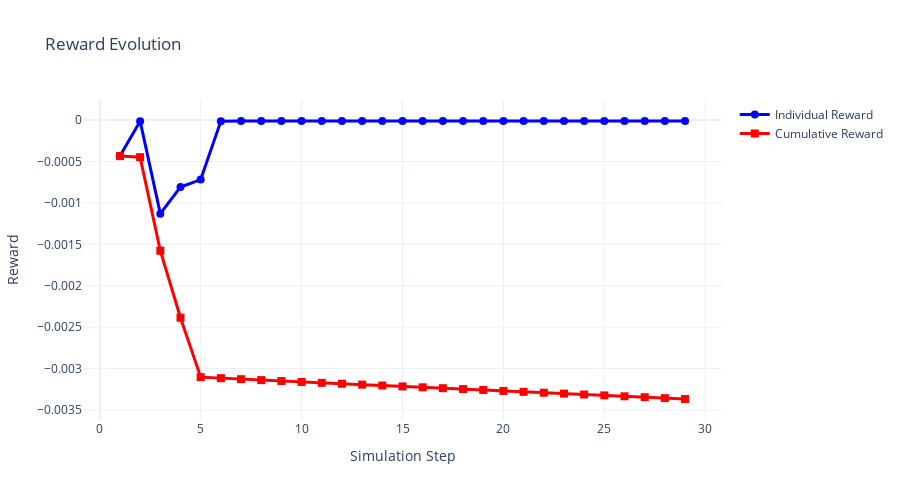

Notebook code cell kept with this figure:
### Code cell
plot_reward_evolution(rewards)

### Figure 1 — Plotly figure (JSON) as saved in the notebook; plotly's stock layout.template omitted (floating-point values rounded to 4 significant figures)
{"data": [{"line": {"color": "blue", "width": 3}, "marker": {"size": 8}, "mode": "lines+markers", "name": "Individual Reward", "type": "scatter", "x": [1, 2, 3, 4, 5, 6, 7, 8, 9, 10, 11, 12, 13, 14, 15, 16, 17, 18, 19, 20, 21, 22, 23, 24, 25, 26, 27, 28, 29], "y": [-0.0004346, -1.309e-05, -0.00113, -0.0008085, -0.000718, -1.24e-05, -1.208e-05, -1.148e-05, -1.111e-05, -1.093e-05, -1.086e-05, -1.084e-05, -1.084e-05, -1.084e-05, -1.084e-05, -1.084e-05, -1.084e-05, -1.084e-05, -1.084e-05, -1.084e-05, -1.084e-05, -1.084e-05, -1.084e-05, -1.084e-05, -1.084e-05, -1.084e-05, -1.084e-05, -1.084e-05, -1.084e-05]}, {"line": {"color": "red", "width": 3}, "marker": {"size": 8, "symbol": "square"}, "mode": "lines+markers", "name": "Cumulative Reward", "type": "scatter", "x": [1, 2, 3, 4, 5, 6, 7, 8, 9, 10, 11, 12, 13, 14, 15, 16, 17, 18, 19, 20, 21, 22, 23, 24, 25, 26, 27, 28, 29], "y": [-0.0004346, -0.0004477, -0.001578, -0.002386, -0.003104, -0.003117, -0.003129, -0.00314, -0.003151, -0.003162, -0.003173, -0.003184, -0.003195, -0.003206, -0.003216, -0.003227, -0.003238, -0.003249, -0.00326, -0.003271, -0.003281, -0.003292, -0.003303, -0.003314, -0.003325, -0.003336, -0.003346, -0.003357, -0.003368]}], "layout": {"height": 500, "title": {"text": "Reward Evolution"}, "xaxis": {"title": {"text": "Simulation Step"}}, "yaxis": {"title": {"text": "Reward"}}}}
